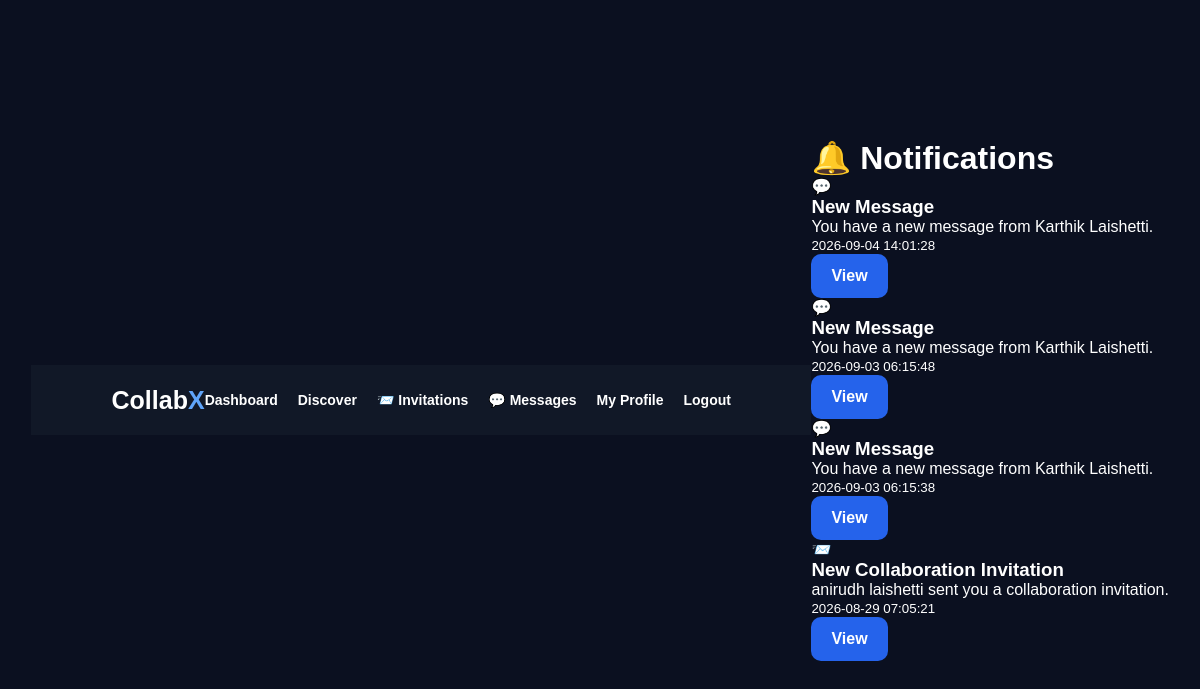
The app's page /notifications (signed in) with its own data.
### tables this page shows
CREATE TABLE messages (

            id INTEGER PRIMARY KEY AUTOINCREMENT,

            sender_id INTEGER NOT NULL,

            receiver_id INTEGER NOT NULL,

            message TEXT NOT NULL,

            created_at TIMESTAMP
            DEFAULT CURRENT_TIMESTAMP, is_read INTEGER DEFAULT 0,

            FOREIGN KEY (sender_id)
            REFERENCES users(id),

            FOREIGN KEY (receiver_id)
            REFERENCES users(id)

        );

CREATE TABLE invitations (

            id INTEGER PRIMARY KEY AUTOINCREMENT,

            sender_id INTEGER NOT NULL,

            receiver_id INTEGER NOT NULL,

            message TEXT,

            status TEXT
            DEFAULT 'pending',

            created_at TIMESTAMP
            DEFAULT CURRENT_TIMESTAMP,

            FOREIGN KEY (sender_id)
            REFERENCES users(id),

            FOREIGN KEY (receiver_id)
            REFERENCES users(id)

        );

### app.py (the view)
@app.route("/notifications")
def notifications():
    if "user_id" not in session:
        return redirect(url_for("login"))
    user_id = session["user_id"]
    connection = get_db()
    notifications = []
    invitations_list = connection.execute("""
        SELECT
            invitations.id,
            invitations.created_at,
            users.first_name,
            users.last_name
        FROM invitations
        JOIN users
        ON invitations.sender_id = users.id
        WHERE invitations.receiver_id = ?
        AND invitations.status = 'pending'
        ORDER BY invitations.created_at DESC
    """, (user_id,)).fetchall()
    for invitation in invitations_list:
        notifications.append({
            "icon": "📨",
            "title": "New Collaboration Invitation",
            "message": f"{invitation['first_name']} {invitation['last_name']} sent you a collaboration invitation.",
            "created_at": invitation["created_at"],
            "link": url_for("invitations")
        })
    messages_list = connection.execute("""
        SELECT
            messages.created_at,
            users.first_name,
            users.last_name
        FROM messages
        JOIN users
        ON messages.sender_id = users.id
        WHERE messages.receiver_id = ?
        AND messages.is_read = 0
        ORDER BY messages.created_at DESC
    """, (user_id,)).fetchall()
    for message in messages_list:
        notifications.append({
            "icon": "💬",
            "title": "New Message",
            "message": f"You have a new message from {message['first_name']} {message['last_name']}.",
            "created_at": message["created_at"],
            "link": url_for(
                "chat",
                user_id=connection.execute(
                    "SELECT id FROM users WHERE first_name = ? AND last_name = ? LIMIT 1",
                    (message["first_name"], message["last_name"])
                ).fetchone()["id"]
            )
        })
    connection.close()
    notifications.sort(
        key=lambda x: x["created_at"],
        reverse=True
    )
    return render_template(
        "notifications.html",
        notifications=notifications
    )

### app.py (called while the page is built)
def get_db():
    connection = sqlite3.connect(
        "collabx.db"
    )
    connection.row_factory = sqlite3.Row
    return connection

### templates/notifications.html (shortened to what this page needs)
<!DOCTYPE html>
<html lang="en">
<head>
    <link rel="stylesheet" href="{{ url_for('static', filename='style.css') }}">
</head>
<body>
<nav class="navbar">
    <div class="nav-logo">
        Collab<span>X</span>
    </div>
    <div class="nav-links">
        <a href="{{ url_for('dashboard') }}">Dashboard</a>
        <a href="{{ url_for('discover') }}">Discover</a>
        <a href="{{ url_for('invitations') }}">📨 Invitations</a>
        <a href="{{ url_for('messages_inbox') }}">💬 Messages</a>
        <a href="{{ url_for('profile') }}">My Profile</a>
        <a href="{{ url_for('logout') }}">Logout</a>
    </div>
</nav>
<main class="notifications-page">
    <h1>🔔 Notifications</h1>
    {% if notifications %}
        {% for notification in notifications %}
            <div class="notification-card">
                <div class="notification-icon">
                    {{ notification.icon }}
                </div>
                <div class="notification-content">
                    <h3>
                        {{ notification.title }}
                    </h3>
                    <p>
                        {{ notification.message }}
                    </p>
                    <small>
                        {{ notification.created_at }}
                    </small>
                </div>
                {% if notification.link %}
                    <a
                        href="{{ notification.link }}"
                        class="primary-button"
                    >
                        View
                    </a>
                {% endif %}
            </div>
        {% endfor %}
    {% else %}
        <div class="empty-notifications">
            <h2>You're all caught up! 🎉</h2>
            <p>No new notifications.</p>
        </div>
    {% endif %}
</main>
</body>
</html>

### static/style.css (style rules this page uses)
* { margin: 0; padding: 0; box-sizing: border-box; }
body { min-height: 100vh; font-family: Arial, Helvetica, sans-serif; background: #0b1020; display: flex; align-items: center; justify-content: center; padding: 25px; color: white; }
a { color: #2563eb; text-decoration: none; font-weight: 600; }
.navbar { height: 70px; background: #111827; display: flex; align-items: center; justify-content: space-between; padding: 0 7%; color: white; }
.nav-logo { font-size: 25px; font-weight: 800; }
.nav-logo span { color: #60a5fa; }
.nav-links { display: flex; gap: 25px; align-items: center; }
.nav-links a { color: white; text-decoration: none; font-size: 14px; }
.primary-button { display: inline-block; padding: 13px 20px; border: none; border-radius: 10px; background: #2563eb; color: white; font-weight: 700; text-decoration: none; cursor: pointer; }
.nav-logo { color: white; font-size: 25px; font-weight: bold; }
.nav-links { display: flex; align-items: center; gap: 20px; }

### records on screen
messages: icon "💬", title "New Message", message "You have a new message from Karthik Laishetti.", created_at "2026-09-04 14:01:28"
messages: icon "💬", title "New Message", message "You have a new message from Karthik Laishetti.", created_at "2026-09-03 06:15:48"
messages: icon "💬", title "New Message", message "You have a new message from Karthik Laishetti.", created_at "2026-09-03 06:15:38"
invitations: icon "📨", title "New Collaboration Invitation", message "anirudh laishetti sent you a collaboration invitation.", created_at "2026-08-29 07:05:21"
